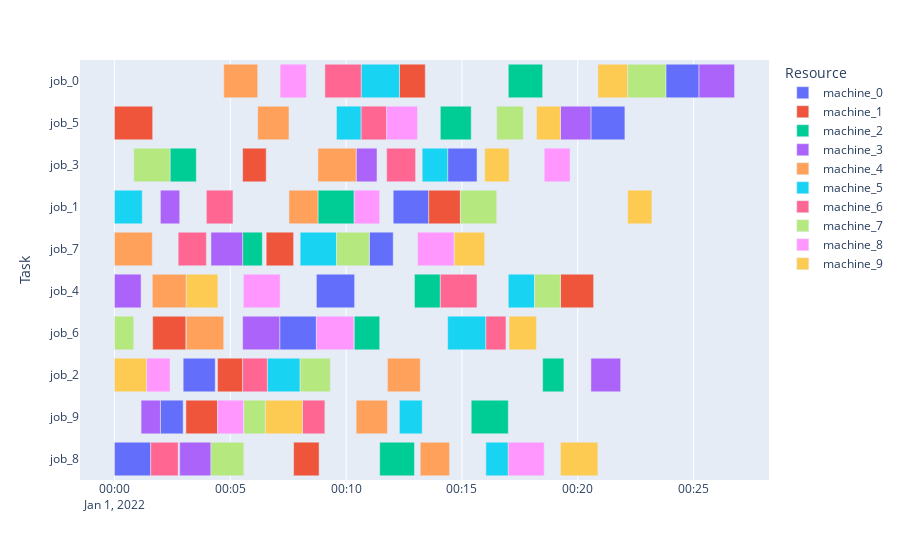

Notebook code for this chart:
### Code cell
import numpy as np
from src.jss_lite.jss_lite import jss_lite
t=np.empty((4,1),dtype=object)
import time
env=jss_lite()


state=env.reset()
for i in range(99999):
    legal_action=env.get_legal_actions(state)
    action=np.random.choice(len(legal_action), 1, p=(legal_action / legal_action.sum()))[0]
    if action ==10:
        state, reward, done, info=env.step(action)

    else:
        state, reward, done, info=env.step(action)
    #print(action)
    #tmp=(env.processed_and_max_time_job_matrix)
    #print(env.count_finished_tasks_machine_matrix)
    #print(env.current_timestep)
    #env.render()
    if done==True:
        print(f"finished! no legal actions possible after {i} steps")
        break
env.render()
print(env.production_list)

### Figure 1 — Plotly figure (JSON) as saved in the notebook; plotly's stock layout.template omitted (floating-point values rounded to 4 significant figures)
{"data": [{"alignmentgroup": "True", "base": ["2022-01-01T00:00:00", "2022-01-01T00:01:59", "2022-01-01T00:02:58", "2022-01-01T00:07:08", "2022-01-01T00:08:43", "2022-01-01T00:11:00", "2022-01-01T00:12:02", "2022-01-01T00:14:23", "2022-01-01T00:20:34", "2022-01-01T00:23:48"], "hovertemplate": "Resource=machine_0<br>Start=%{base}<br>Finish=%{x}<br>Task=%{y}<extra></extra>", "legendgroup": "machine_0", "marker": {"color": "#636efa", "pattern": {"shape": ""}}, "name": "machine_0", "offsetgroup": "machine_0", "orientation": "h", "showlegend": true, "textposition": "auto", "type": "bar", "x": [94000, 59000, 83000, 95000, 99000, 62000, 92000, 76000, 88000, 86000], "xaxis": "x", "y": ["job_8", "job_9", "job_2", "job_6", "job_4", "job_7", "job_1", "job_3", "job_5", "job_0"], "yaxis": "y"}, {"alignmentgroup": "True", "base": ["2022-01-01T00:00:00", "2022-01-01T00:01:39", "2022-01-01T00:03:05", "2022-01-01T00:04:27", "2022-01-01T00:05:32", "2022-01-01T00:06:33", "2022-01-01T00:07:44", "2022-01-01T00:12:18", "2022-01-01T00:13:34", "2022-01-01T00:19:15"], "hovertemplate": "Resource=machine_1<br>Start=%{base}<br>Finish=%{x}<br>Task=%{y}<extra></extra>", "legendgroup": "machine_1", "marker": {"color": "#EF553B", "pattern": {"shape": ""}}, "name": "machine_1", "offsetgroup": "machine_1", "orientation": "h", "showlegend": true, "textposition": "auto", "type": "bar", "x": [99000, 86000, 82000, 65000, 61000, 71000, 66000, 67000, 82000, 86000], "xaxis": "x", "y": ["job_5", "job_6", "job_9", "job_2", "job_3", "job_7", "job_8", "job_0", "job_1", "job_4"], "yaxis": "y"}, {"alignmentgroup": "True", "base": ["2022-01-01T00:02:24", "2022-01-01T00:05:32", "2022-01-01T00:08:47", "2022-01-01T00:10:21", "2022-01-01T00:11:27", "2022-01-01T00:12:57", "2022-01-01T00:14:04", "2022-01-01T00:15:24", "2022-01-01T00:17:00", "2022-01-01T00:18:29"], "hovertemplate": "Resource=machine_2<br>Start=%{base}<br>Finish=%{x}<br>Task=%{y}<extra></extra>", "legendgroup": "machine_2", "marker": {"color": "#00cc96", "pattern": {"shape": ""}}, "name": "machine_2", "offsetgroup": "machine_2", "orientation": "h", "showlegend": true, "textposition": "auto", "type": "bar", "x": [68000, 51000, 94000, 66000, 90000, 67000, 80000, 96000, 89000, 55000], "xaxis": "x", "y": ["job_3", "job_7", "job_1", "job_6", "job_8", "job_4", "job_5", "job_9", "job_0", "job_2"], "yaxis": "y"}, {"alignmentgroup": "True", "base": ["2022-01-01T00:00:00", "2022-01-01T00:01:09", "2022-01-01T00:01:59", "2022-01-01T00:02:49", "2022-01-01T00:04:10", "2022-01-01T00:05:32", "2022-01-01T00:10:26", "2022-01-01T00:19:15", "2022-01-01T00:20:34", "2022-01-01T00:25:14"], "hovertemplate": "Resource=machine_3<br>Start=%{base}<br>Finish=%{x}<br>Task=%{y}<extra></extra>", "legendgroup": "machine_3", "marker": {"color": "#ab63fa", "pattern": {"shape": ""}}, "name": "machine_3", "offsetgroup": "machine_3", "orientation": "h", "showlegend": true, "textposition": "auto", "type": "bar", "x": [69000, 50000, 50000, 81000, 82000, 96000, 54000, 79000, 77000, 92000], "xaxis": "x", "y": ["job_4", "job_9", "job_1", "job_8", "job_7", "job_6", "job_3", "job_5", "job_2", "job_0"], "yaxis": "y"}, {"alignmentgroup": "True", "base": ["2022-01-01T00:00:00", "2022-01-01T00:01:38", "2022-01-01T00:03:06", "2022-01-01T00:04:43", "2022-01-01T00:06:11", "2022-01-01T00:07:32", "2022-01-01T00:08:47", "2022-01-01T00:10:26", "2022-01-01T00:11:47", "2022-01-01T00:13:12"], "hovertemplate": "Resource=machine_4<br>Start=%{base}<br>Finish=%{x}<br>Task=%{y}<extra></extra>", "legendgroup": "machine_4", "marker": {"color": "#FFA15A", "pattern": {"shape": ""}}, "name": "machine_4", "offsetgroup": "machine_4", "orientation": "h", "showlegend": true, "textposition": "auto", "type": "bar", "x": [98000, 88000, 97000, 88000, 81000, 75000, 99000, 81000, 85000, 76000], "xaxis": "x", "y": ["job_7", "job_4", "job_6", "job_0", "job_5", "job_1", "job_3", "job_9", "job_2", "job_8"], "yaxis": "y"}, {"alignmentgroup": "True", "base": ["2022-01-01T00:00:00", "2022-01-01T00:06:36", "2022-01-01T00:08:01", "2022-01-01T00:09:35", "2022-01-01T00:10:39", "2022-01-01T00:12:18", "2022-01-01T00:13:17", "2022-01-01T00:14:23", "2022-01-01T00:16:02", "2022-01-01T00:17:00"], "hovertemplate": "Resource=machine_5<br>Start=%{base}<br>Finish=%{x}<br>Task=%{y}<extra></extra>", "legendgroup": "machine_5", "marker": {"color": "#19d3f3", "pattern": {"shape": ""}}, "name": "machine_5", "offsetgroup": "machine_5", "orientation": "h", "showlegend": true, "textposition": "auto", "type": "bar", "x": [72000, 85000, 94000, 64000, 99000, 59000, 66000, 99000, 58000, 68000], "xaxis": "x", "y": ["job_1", "job_2", "job_7", "job_5", "job_0", "job_9", "job_3", "job_6", "job_8", "job_4"], "yaxis": "y"}, {"alignmentgroup": "True", "base": ["2022-01-01T00:01:34", "2022-01-01T00:02:45", "2022-01-01T00:03:58", "2022-01-01T00:05:32", "2022-01-01T00:08:07", "2022-01-01T00:09:05", "2022-01-01T00:10:39", "2022-01-01T00:11:45", "2022-01-01T00:14:04", "2022-01-01T00:16:02"], "hovertemplate": "Resource=machine_6<br>Start=%{base}<br>Finish=%{x}<br>Task=%{y}<extra></extra>", "legendgroup": "machine_6", "marker": {"color": "#FF6692", "pattern": {"shape": ""}}, "name": "machine_6", "offsetgroup": "machine_6", "orientation": "h", "showlegend": true, "textposition": "auto", "type": "bar", "x": [71000, 73000, 69000, 64000, 58000, 94000, 66000, 75000, 95000, 52000], "xaxis": "x", "y": ["job_8", "job_7", "job_1", "job_2", "job_9", "job_0", "job_5", "job_3", "job_4", "job_6"], "yaxis": "y"}, {"alignmentgroup": "True", "base": ["2022-01-01T00:00:00", "2022-01-01T00:00:50", "2022-01-01T00:04:10", "2022-01-01T00:05:35", "2022-01-01T00:08:01", "2022-01-01T00:09:35", "2022-01-01T00:14:56", "2022-01-01T00:16:30", "2022-01-01T00:18:08", "2022-01-01T00:22:09"], "hovertemplate": "Resource=machine_7<br>Start=%{base}<br>Finish=%{x}<br>Task=%{y}<extra></extra>", "legendgroup": "machine_7", "marker": {"color": "#B6E880", "pattern": {"shape": ""}}, "name": "machine_7", "offsetgroup": "machine_7", "orientation": "h", "showlegend": true, "textposition": "auto", "type": "bar", "x": [50000, 94000, 85000, 56000, 78000, 85000, 94000, 69000, 67000, 99000], "xaxis": "x", "y": ["job_6", "job_3", "job_8", "job_9", "job_2", "job_7", "job_1", "job_5", "job_4", "job_0"], "yaxis": "y"}, {"alignmentgroup": "True", "base": ["2022-01-01T00:01:23", "2022-01-01T00:04:27", "2022-01-01T00:05:34", "2022-01-01T00:07:09", "2022-01-01T00:08:43", "2022-01-01T00:10:21", "2022-01-01T00:11:45", "2022-01-01T00:13:05", "2022-01-01T00:17:00", "2022-01-01T00:18:33"], "hovertemplate": "Resource=machine_8<br>Start=%{base}<br>Finish=%{x}<br>Task=%{y}<extra></extra>", "legendgroup": "machine_8", "marker": {"color": "#FF97FF", "pattern": {"shape": ""}}, "name": "machine_8", "offsetgroup": "machine_8", "orientation": "h", "showlegend": true, "textposition": "auto", "type": "bar", "x": [61000, 67000, 95000, 68000, 97000, 66000, 80000, 95000, 93000, 67000], "xaxis": "x", "y": ["job_2", "job_9", "job_4", "job_0", "job_6", "job_1", "job_5", "job_7", "job_8", "job_3"], "yaxis": "y"}, {"alignmentgroup": "True", "base": ["2022-01-01T00:00:00", "2022-01-01T00:03:06", "2022-01-01T00:06:31", "2022-01-01T00:14:40", "2022-01-01T00:15:59", "2022-01-01T00:17:02", "2022-01-01T00:18:13", "2022-01-01T00:19:15", "2022-01-01T00:20:52", "2022-01-01T00:22:09"], "hovertemplate": "Resource=machine_9<br>Start=%{base}<br>Finish=%{x}<br>Task=%{y}<extra></extra>", "legendgroup": "machine_9", "marker": {"color": "#FECB52", "pattern": {"shape": ""}}, "name": "machine_9", "offsetgroup": "machine_9", "orientation": "h", "showlegend": true, "textposition": "auto", "type": "bar", "x": [83000, 82000, 96000, 79000, 63000, 71000, 62000, 97000, 77000, 63000], "xaxis": "x", "y": ["job_2", "job_4", "job_9", "job_7", "job_3", "job_6", "job_5", "job_8", "job_0", "job_1"], "yaxis": "y"}], "layout": {"barmode": "overlay", "legend": {"title": {"text": "Resource"}, "tracegroupgap": 0}, "margin": {"t": 60}, "xaxis": {"anchor": "y", "domain": [0, 1], "type": "date"}, "yaxis": {"anchor": "x", "domain": [0, 1], "title": {"text": "Task"}}}}
